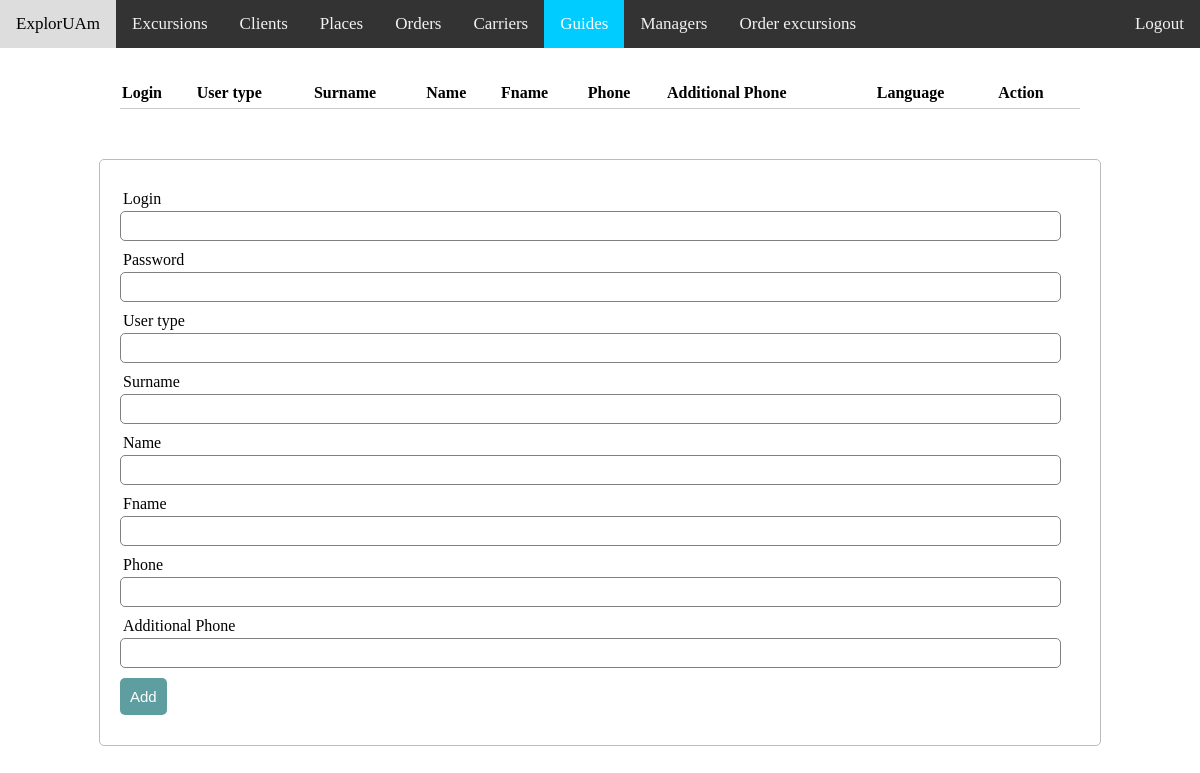
Page /admin_view/guides.php on the earlier database version.
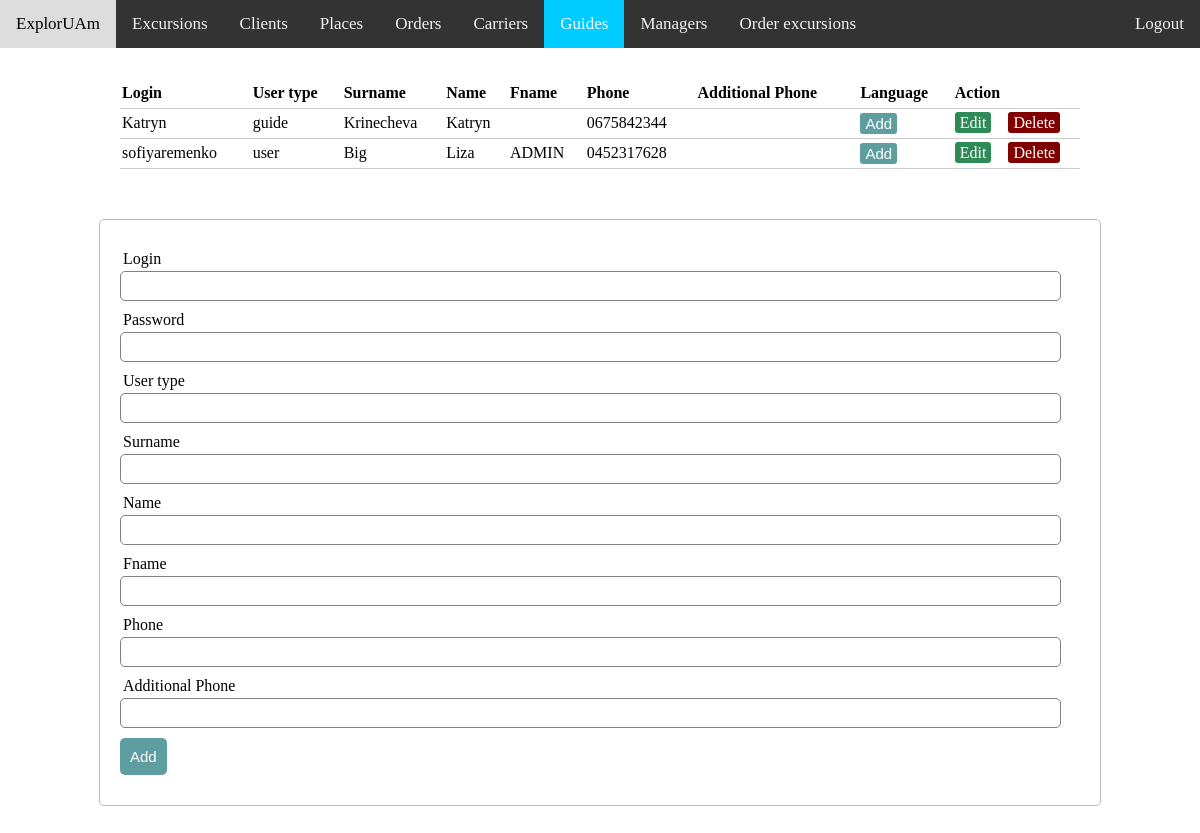
Same page on the later database version.
### tables this page shows
CREATE TABLE IF NOT EXISTS `guides` (
  `tab_number` int(11) NOT NULL AUTO_INCREMENT,
  `g_login` varchar(32) NOT NULL,
  `g_password` varchar(32) NOT NULL,
  `g_usertype` varchar(5) NOT NULL,
  `g_surname` varchar(30) NOT NULL,
  `g_name` varchar(30) NOT NULL,
  `g_fname` varchar(30) DEFAULT NULL,
  `g_phone` char(10) NOT NULL,
  `g_anoth_phone` char(10) DEFAULT NULL,
  PRIMARY KEY (`tab_number`)
);

### admin_view/server.php (called while the page is built, shortened)
<?php
	$update = false;
	$g_login= "";
	$g_password= "";
	$g_usertype= "";
	$g_surname= "";
	$g_name= "";
	$g_fname= "";
	$g_phone= "";
	$g_anoth_phone= "";
?>

### admin_view/guides.php (the view, shortened to what this page needs)
<?php  include('server.php');
?>
<html>
<head>
<link rel="stylesheet" href="adminstyle.css">
</head>
<body>
<div class="topnav"> <a class="hover">ExplorUAm</a>
  <a href="excursions.php">Excursions</a>
  <a href="clients.php">Clients</a>
  <a href="places.php">Places</a>
  <a href="orders.php">Orders</a>
  <a href="carriers.php">Carriers</a>
  <a class="active" href="guides.php">Guides</a>
  <a href="managers.php">Managers</a>
  <a href="order_excursions.php">Order excursions</a>
  <a href="../logout.php" style="float:right"> Logout </a>
</div>
<?php $results = mysqli_query($db, "SELECT * FROM guides"); ?>
<table>
  <thead>
    <tr>
      <th>Login</th>
      <th>User type</th>
      <th>Surname</th>
      <th>Name</th>
      <th>Fname</th>
      <th>Phone</th>
      <th>Additional Phone</th>
      <th>Language</th>
      <th colspan="2">Action</th>
    </tr>
  </thead>
  <?php while ($row = mysqli_fetch_array($results)) { ?>
    <tr>
      <td><?php echo $row['g_login']; ?></td>
      <td><?php echo $row['g_usertype']; ?></td>
      <td><?php echo $row['g_surname']; ?></td>
      <td><?php echo $row['g_name']; ?></td>
      <td><?php echo $row['g_fname']; ?></td>
      <td><?php echo $row['g_phone']; ?></td>
      <td><?php echo $row['g_anoth_phone']; ?></td>
      <td>
        <button class="myBtn" id="myBtn"> Add </button></td>
      <td>
        <a href="guides.php?edit_g=<?php echo $row['tab_number']; ?>" class="edit_btn" >Edit</a>
      </td>
      <td>
        <a href="server.php?del_g=<?php echo $row['tab_number']; ?>" class="del_btn">Delete</a>
      </td>
    </tr>
  <?php } ?>
</table>
  <form method="post" action="server.php" >
    <div class="input-group">
      <label>Login</label>
      <input type="text" name="login" value="<?php echo $g_login; ?>">
    </div>
    <div class="input-group">
      <?php if ($update == false): ?>
      <label>Password</label>
      <input type="text" name="password" value="<?php echo $g_password; ?>">
      <?php else: ?>
      <input type="hidden" name="password" value="<?php echo $g_password; ?>">
      <?php endif ?>
    </div>
    <div class="input-group">
      <label>User type</label>
      <input type="text" name="usertype" value="<?php echo $g_usertype; ?>">
    </div>
    <div class="input-group">
      <label>Surname</label>
      <input type="text" name="surname"value="<?php echo $g_surname; ?>">
    </div>
    <div class="input-group">
      <label>Name</label>
      <input type="text" name="name" value="<?php echo $g_name; ?>">
    </div>
    <div class="input-group">
      <label>Fname</label>
      <input type="text" name="fname" value="<?php echo $g_fname; ?>">
    </div>
    <div class="input-group">
      <label>Phone</label>
      <input type="text" name="phone" value="<?php echo $g_phone; ?>">
    </div>
    <div class="input-group">
      <label>Additional Phone</label>
      <input type="text" name="anoth_phone" value="<?php echo $g_anoth_phone; ?>">
    </div>
    <div class="input-group">
      <?php if ($update == true): ?>
      <button class="btn" type="submit" name="update_g" style="background: #ddd;" >Update</button>
      <?php else: ?>
      <button class="btn" type="submit" name="save_g" >Add</button>
      <?php endif ?>
    </div>
  </form>
</body>
</html>

Differences in the rows shown:
added guides: g_login "Katryn", g_usertype "guide", g_surname "Krinecheva", g_name "Katryn", g_phone "0675842344"
added guides: g_login "sofiyaremenko", g_usertype "user", g_surname "Big", g_name "Liza", g_fname "ADMIN", g_phone "0452317628"
